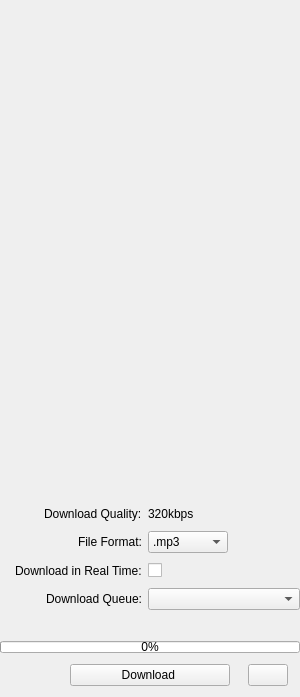
         <widget class="QWidget" name="infoView" native="true">
          <property name="sizePolicy">
           <sizepolicy hsizetype="Expanding" vsizetype="Preferred">
            <horstretch>0</horstretch>
            <verstretch>0</verstretch>
           </sizepolicy>
          </property>
          <property name="minimumSize">
           <size>
            <width>250</width>
            <height>0</height>
           </size>
          </property>
          <property name="maximumSize">
           <size>
            <width>315</width>
            <height>16777215</height>
           </size>
          </property>
          <layout class="QVBoxLayout" name="verticalLayout_8">
           <property name="spacing">
            <number>-1</number>
           </property>
           <property name="leftMargin">
            <number>0</number>
           </property>
           <property name="rightMargin">
            <number>0</number>
           </property>
           <item>
            <layout class="QHBoxLayout" name="horizontalLayout_3">
             <property name="spacing">
              <number>0</number>
             </property>
             <property name="sizeConstraint">
              <enum>QLayout::SetMinimumSize</enum>
             </property>
             <item>
              <widget class="QLabel" name="coverArtLabel">
               <property name="sizePolicy">
                <sizepolicy hsizetype="Expanding" vsizetype="Expanding">
                 <horstretch>0</horstretch>
                 <verstretch>0</verstretch>
                </sizepolicy>
               </property>
               <property name="minimumSize">
                <size>
                 <width>300</width>
                 <height>300</height>
                </size>
               </property>
               <property name="maximumSize">
                <size>
                 <width>300</width>
                 <height>300</height>
                </size>
               </property>
               <property name="sizeIncrement">
                <size>
                 <width>16</width>
                 <height>16</height>
                </size>
               </property>
               <property name="text">
                <string/>
               </property>
               <property name="textFormat">
                <enum>Qt::RichText</enum>
               </property>
               <property name="pixmap">
                <pixmap>Config/Resources/cover_default.jpg</pixmap>
               </property>
               <property name="scaledContents">
                <bool>true</bool>
               </property>
               <property name="alignment">
                <set>Qt::AlignLeading|Qt::AlignLeft|Qt::AlignTop</set>
               </property>
              </widget>
             </item>
            </layout>
           </item>
           <item>
            <layout class="QFormLayout" name="formLayout">
             <property name="labelAlignment">
              <set>Qt::AlignRight|Qt::AlignTrailing|Qt::AlignVCenter</set>
             </property>
             <property name="formAlignment">
              <set>Qt::AlignLeading|Qt::AlignLeft|Qt::AlignTop</set>
             </property>
             <property name="verticalSpacing">
              <number>10</number>
             </property>
             <property name="leftMargin">
              <number>0</number>
             </property>
             <property name="topMargin">
              <number>10</number>
             </property>
             <item row="0" column="0">
              <widget class="QLabel" name="infoHeader1">
               <property name="sizePolicy">
                <sizepolicy hsizetype="Minimum" vsizetype="Preferred">
                 <horstretch>0</horstretch>
                 <verstretch>0</verstretch>
                </sizepolicy>
               </property>
               <property name="minimumSize">
                <size>
                 <width>30</width>
                 <height>0</height>
                </size>
               </property>
               <property name="text">
                <string/>
               </property>
               <property name="alignment">
                <set>Qt::AlignLeading|Qt::AlignLeft|Qt::AlignVCenter</set>
               </property>
              </widget>
             </item>
             <item row="0" column="1">
              <widget class="QLabel" name="infoLabel1">
               <property name="minimumSize">
                <size>
                 <width>175</width>
                 <height>0</height>
                </size>
               </property>
               <property name="maximumSize">
                <size>
                 <width>200</width>
                 <height>16777215</height>
                </size>
               </property>
               <property name="text">
                <string/>
               </property>
              </widget>
             </item>
             <item row="1" column="0">
              <widget class="QLabel" name="infoHeader2">
               <property name="sizePolicy">
                <sizepolicy hsizetype="Minimum" vsizetype="Preferred">
                 <horstretch>0</horstretch>
                 <verstretch>0</verstretch>
                </sizepolicy>
               </property>
               <property name="minimumSize">
                <size>
                 <width>30</width>
                 <height>0</height>
                </size>
               </property>
               <property name="text">
                <string/>
               </property>
              </widget>
             </item>
             <item row="1" column="1">
              <widget class="QLabel" name="infoLabel2">
               <property name="minimumSize">
                <size>
                 <width>175</width>
                 <height>0</height>
                </size>
               </property>
               <property name="maximumSize">
                <size>
                 <width>200</width>
                 <height>16777215</height>
                </size>
               </property>
               <property name="text">
                <string/>
               </property>
              </widget>
             </item>
             <item row="2" column="0">
              <widget class="QLabel" name="infoHeader3">
               <property name="sizePolicy">
                <sizepolicy hsizetype="Minimum" vsizetype="Preferred">
                 <horstretch>0</horstretch>
                 <verstretch>0</verstretch>
                </sizepolicy>
               </property>
               <property name="minimumSize">
                <size>
                 <width>30</width>
                 <height>0</height>
                </size>
               </property>
               <property name="text">
                <string/>
               </property>
              </widget>
             </item>
             <item row="2" column="1">
              <widget class="QLabel" name="infoLabel3">
               <property name="minimumSize">
                <size>
                 <width>175</width>
                 <height>0</height>
                </size>
               </property>
               <property name="maximumSize">
                <size>
                 <width>200</width>
                 <height>16777215</height>
                </size>
               </property>
               <property name="text">
                <string/>
               </property>
              </widget>
             </item>
             <item row="3" column="0">
              <widget class="QLabel" name="infoHeader4">
               <property name="sizePolicy">
                <sizepolicy hsizetype="Minimum" vsizetype="Preferred">
                 <horstretch>0</horstretch>
                 <verstretch>0</verstretch>
                </sizepolicy>
               </property>
               <property name="minimumSize">
                <size>
                 <width>30</width>
                 <height>0</height>
                </size>
               </property>
               <property name="text">
                <string/>
               </property>
              </widget>
             </item>
             <item row="3" column="1">
              <widget class="QLabel" name="infoLabel4">
               <property name="minimumSize">
                <size>
                 <width>175</width>
                 <height>0</height>
                </size>
               </property>
               <property name="maximumSize">
                <size>
                 <width>200</width>
                 <height>16777215</height>
                </size>
               </property>
               <property name="text">
                <string/>
               </property>
              </widget>
             </item>
             <item row="4" column="0">
              <widget class="QLabel" name="infoHeader5">
               <property name="sizePolicy">
                <sizepolicy hsizetype="Minimum" vsizetype="Preferred">
                 <horstretch>0</horstretch>
                 <verstretch>0</verstretch>
                </sizepolicy>
               </property>
               <property name="minimumSize">
                <size>
                 <width>30</width>
                 <height>0</height>
                </size>
               </property>
               <property name="text">
                <string/>
               </property>
              </widget>
             </item>
             <item row="4" column="1">
              <widget class="QLabel" name="infoLabel5">
               <property name="minimumSize">
                <size>
                 <width>175</width>
                 <height>0</height>
                </size>
               </property>
               <property name="maximumSize">
                <size>
                 <width>200</width>
                 <height>16777215</height>
                </size>
               </property>
               <property name="text">
                <string/>
               </property>
              </widget>
             </item>
             <item row="5" column="0">
              <widget class="QLabel" name="infoHeader6">
               <property name="sizePolicy">
                <sizepolicy hsizetype="Minimum" vsizetype="Preferred">
                 <horstretch>0</horstretch>
                 <verstretch>0</verstretch>
                </sizepolicy>
               </property>
               <property name="minimumSize">
                <size>
                 <width>30</width>
                 <height>0</height>
                </size>
               </property>
               <property name="text">
                <string/>
               </property>
              </widget>
             </item>
             <item row="5" column="1">
              <widget class="QLabel" name="infoLabel6">
               <property name="minimumSize">
                <size>
                 <width>175</width>
                 <height>0</height>
                </size>
               </property>
               <property name="maximumSize">
                <size>
                 <width>200</width>
                 <height>16777215</height>
                </size>
               </property>
               <property name="text">
                <string/>
               </property>
              </widget>
             </item>
            </layout>
           </item>
           <item>
            <spacer name="verticalSpacer">
             <property name="orientation">
              <enum>Qt::Vertical</enum>
             </property>
             <property name="sizeHint" stdset="0">
              <size>
               <width>20</width>
               <height>40</height>
              </size>
             </property>
            </spacer>
           </item>
           <item>
            <layout class="QFormLayout" name="formLayout_2">
             <property name="labelAlignment">
              <set>Qt::AlignRight|Qt::AlignTrailing|Qt::AlignVCenter</set>
             </property>
             <property name="formAlignment">
              <set>Qt::AlignBottom|Qt::AlignLeading|Qt::AlignLeft</set>
             </property>
             <property name="verticalSpacing">
              <number>10</number>
             </property>
             <property name="leftMargin">
              <number>15</number>
             </property>
             <property name="topMargin">
              <number>0</number>
             </property>
             <property name="bottomMargin">
              <number>5</number>
             </property>
             <item row="0" column="0">
              <widget class="QLabel" name="dlQualityHeader">
               <property name="text">
                <string>Download Quality:</string>
               </property>
              </widget>
             </item>
             <item row="0" column="1">
              <widget class="QLabel" name="dlQualityLabel">
               <property name="text">
                <string>320kbps</string>
               </property>
              </widget>
             </item>
             <item row="1" column="0">
              <widget class="QLabel" name="fileFormatHeader">
               <property name="text">
                <string>File Format:</string>
               </property>
              </widget>
             </item>
             <item row="1" column="1">
              <widget class="QComboBox" name="fileFormatCombo">
               <property name="maximumSize">
                <size>
                 <width>80</width>
                 <height>16777215</height>
                </size>
               </property>
               <property name="minimumContentsLength">
                <number>7</number>
               </property>
               <item>
                <property name="text">
                 <string>.mp3</string>
                </property>
               </item>
               <item>
                <property name="text">
                 <string>.ogg</string>
                </property>
               </item>
              </widget>
             </item>
             <item row="2" column="0">
              <widget class="QLabel" name="label_5">
               <property name="text">
                <string>Download in Real Time:</string>
               </property>
              </widget>
             </item>
             <item row="2" column="1">
              <widget class="QCheckBox" name="realTimeCheckBox">
               <property name="text">
                <string/>
               </property>
              </widget>
             </item>
             <item row="3" column="0">
              <widget class="QLabel" name="label_2">
               <property name="text">
                <string>Download Queue:</string>
               </property>
              </widget>
             </item>
             <item row="3" column="1">
              <widget class="QComboBox" name="downloadQueueCombo">
               <property name="sizePolicy">
                <sizepolicy hsizetype="Expanding" vsizetype="Fixed">
                 <horstretch>0</horstretch>
                 <verstretch>0</verstretch>
                </sizepolicy>
               </property>
               <property name="minimumSize">
                <size>
                 <width>145</width>
                 <height>0</height>
                </size>
               </property>
              </widget>
             </item>
            </layout>
           </item>
           <item>
            <layout class="QVBoxLayout" name="verticalLayout_9">
             <item>
              <widget class="QLabel" name="downloadInfoLabel">
               <property name="text">
                <string/>
               </property>
              </widget>
             </item>
             <item>
              <widget class="QProgressBar" name="progressBar">
               <property name="enabled">
                <bool>true</bool>
               </property>
               <property name="maximumSize">
                <size>
                 <width>16777215</width>
                 <height>12</height>
                </size>
               </property>
               <property name="value">
                <number>0</number>
               </property>
              </widget>
             </item>
             <item>
              <layout class="QHBoxLayout" name="horizontalLayout_4" stretch="0,3,1">
               <property name="topMargin">
                <number>5</number>
               </property>
               <item>
                <widget class="QLabel" name="label_12">
                 <property name="sizePolicy">
                  <sizepolicy hsizetype="Minimum" vsizetype="Preferred">
                   <horstretch>0</horstretch>
                   <verstretch>0</verstretch>
                  </sizepolicy>
                 </property>
                 <property name="maximumSize">
                  <size>
                   <width>40</width>
                   <height>16777215</height>
                  </size>
                 </property>
                 <property name="text">
                  <string/>
                 </property>
                </widget>
               </item>
               <item>
                <widget class="QPushButton" name="downloadBtn">
                 <property name="sizePolicy">
                  <sizepolicy hsizetype="MinimumExpanding" vsizetype="Fixed">
                   <horstretch>0</horstretch>
                   <verstretch>0</verstretch>
                  </sizepolicy>
                 </property>
                 <property name="minimumSize">
                  <size>
                   <width>0</width>
                   <height>0</height>
                  </size>
                 </property>
                 <property name="maximumSize">
                  <size>
                   <width>160</width>
                   <height>16777215</height>
                  </size>
                 </property>
                 <property name="text">
                  <string>Download </string>
                 </property>
                </widget>
               </item>
               <item>
                <widget class="QPushButton" name="dirBtn">
                 <property name="minimumSize">
                  <size>
                   <width>30</width>
                   <height>0</height>
                  </size>
                 </property>
                 <property name="maximumSize">
                  <size>
                   <width>40</width>
                   <height>40</height>
                  </size>
                 </property>
                 <property name="toolTip">
                  <string>Change download directory</string>
                 </property>
                 <property name="text">
                  <string/>
                 </property>
                 <property name="icon">
                  <iconset>
                   <normaloff>Resources/folderIcon.png</normaloff>Resources/folderIcon.png</iconset>
                 </property>
                </widget>
               </item>
              </layout>
             </item>
            </layout>
           </item>
          </layout>
         </widget>
